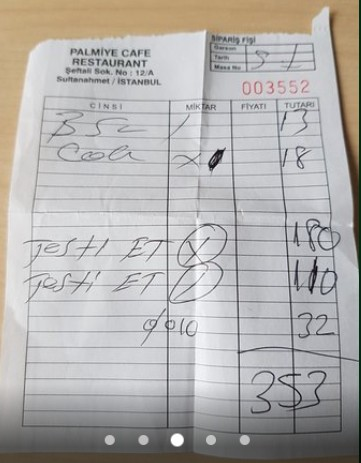
#> input picture backend/uploads/hd.jpg, 361 x 463 px
$ python -i ocr_model.py   (imports and definitions only)
#> lines starting #> are read from the running program, lines starting #| are printed output that depends on the picture; after the words box and inside, x2 and y2 are one past the last pixel; in counts of white or black regions, pixels touching at a corner belong together
import cv2
import pytesseract
import re
import os
from PIL import Image
import numpy as np

# 🔥 Keep for Windows safety
pytesseract.pytesseract.tesseract_cmd = r"C:\Program Files\Tesseract-OCR\tesseract.exe"


# =========================
# Image Preprocessing
# =========================
def preprocess_image(image_path: str):
    """
    Preprocess invoice image to improve OCR accuracy
    """
#> called with image_path = 'uploads/hd.jpg'
    img = cv2.imread(image_path)
#> img is the input picture: shape (463, 361, 3); mean B, G, R 173.6, 176, 178.8

    if img is None:
        raise ValueError("Unable to read image")

    # 1️⃣ grayscale
    gray = cv2.cvtColor(img, cv2.COLOR_BGR2GRAY)
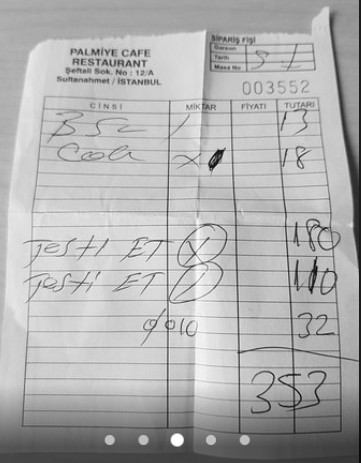
#> gray: shape (463, 361); min 6, max 255, mean 176.5

    # 2️⃣ upscale (important for receipts)
    gray = cv2.resize(gray, None, fx=2, fy=2, interpolation=cv2.INTER_CUBIC)
#> gray: shape (926, 722)

    # 3️⃣ light blur
    blur = cv2.GaussianBlur(gray, (3, 3), 0)

    # 4️⃣ OTSU threshold
    _, processed = cv2.threshold(
        blur,
        0,
        255,
        cv2.THRESH_BINARY + cv2.THRESH_OTSU
    )
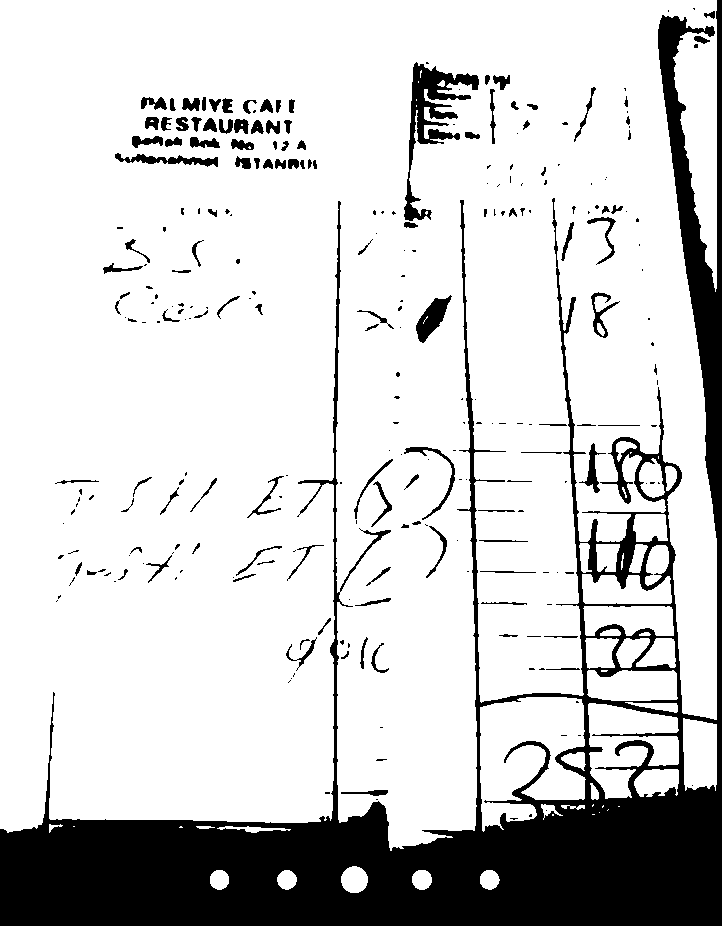
#> processed: shape (926, 722); 81.8% white; 270 black regions (150 under 20 px), largest, box (x1, y1, x2, y2) and area: (0, 0, 722, 926) 106302, (404, 62, 479, 221) 3117, (416, 295, 452, 343) 779

    # 5️⃣ remove noise
    kernel = np.ones((2, 2), np.uint8)
    processed = cv2.morphologyEx(processed, cv2.MORPH_OPEN, kernel)
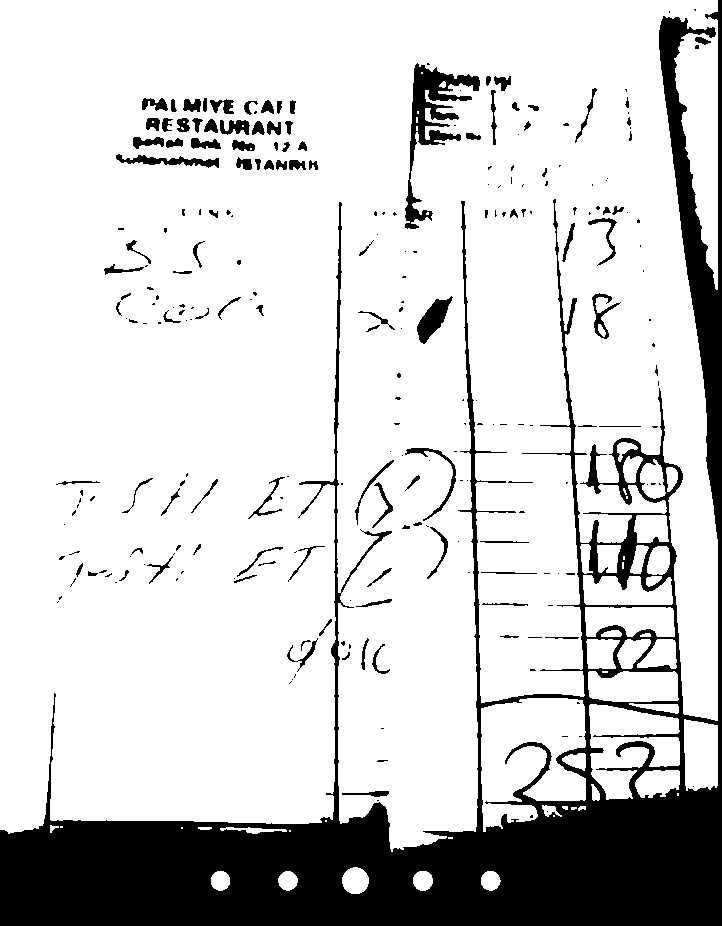
#> processed: shape (926, 722); 82% white; 253 black regions (145 under 20 px), largest, box (x1, y1, x2, y2) and area: (0, 0, 722, 926) 105542, (405, 63, 480, 229) 3219, (417, 296, 453, 344) 789

    return processed


# =========================
# OCR Extraction
# =========================
def run_ocr(image_path: str) -> str:
    """
    Run Tesseract OCR on the image
    """
    processed = preprocess_image(image_path)

    custom_config = r'--oem 3 --psm 4 -l eng+hin+tel+kan+tam'
#> (the run stopped early here; a loop or call above may not have finished)
